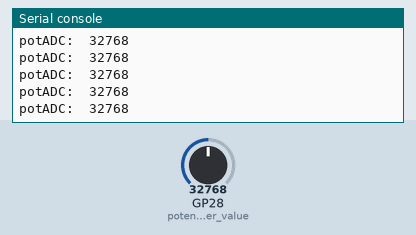
This program was run on a simulated Raspberry Pi Pico running MicroPython. Parts: the last lines printed to the serial console. The inputs (shaded band) are chosen by the test bench; at power-on: GP28 (potentiometer_value) = 32768 (analog values on the 0–65535 scale).

Above: at 1.2 s.
1.3 s: GP28 (potentiometer_value) set to 45874
At 1.31 s:
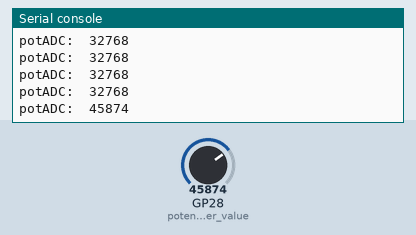
2.8 s: GP28 (potentiometer_value) set to 57670
At 2.81 s:
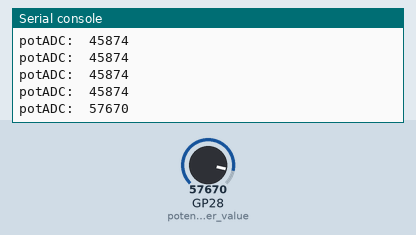
Timing chart, 0 to 5.8 s (numbered marks = the images above; inputs shaded):
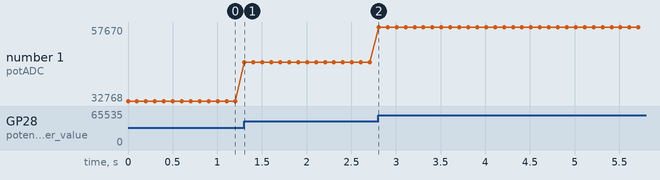

Measured:
- after the input at 1.3 s, the serial console: prints a new line at once (image 1)
- after the input at 2.8 s, the serial console: prints a new line at once (image 2)
- plotted number 1: 32768 → 45874 after the input at 1.3 s, 45874 → 57670 after the input at 2.8 s

The program:

10KPotentiometer.py
```python
# https://www.circuitschools.com/how-to-use-adc-on-raspberry-pi-pico-in-detail-with-micropython-example/

from machine import Pin, ADC
import utime

potentiometer_value = machine.ADC(28)

while True:
    potreading = potentiometer_value.read_u16()
    print("potADC: ",potreading)	#max value of 65535
    utime.sleep(0.1)
```
